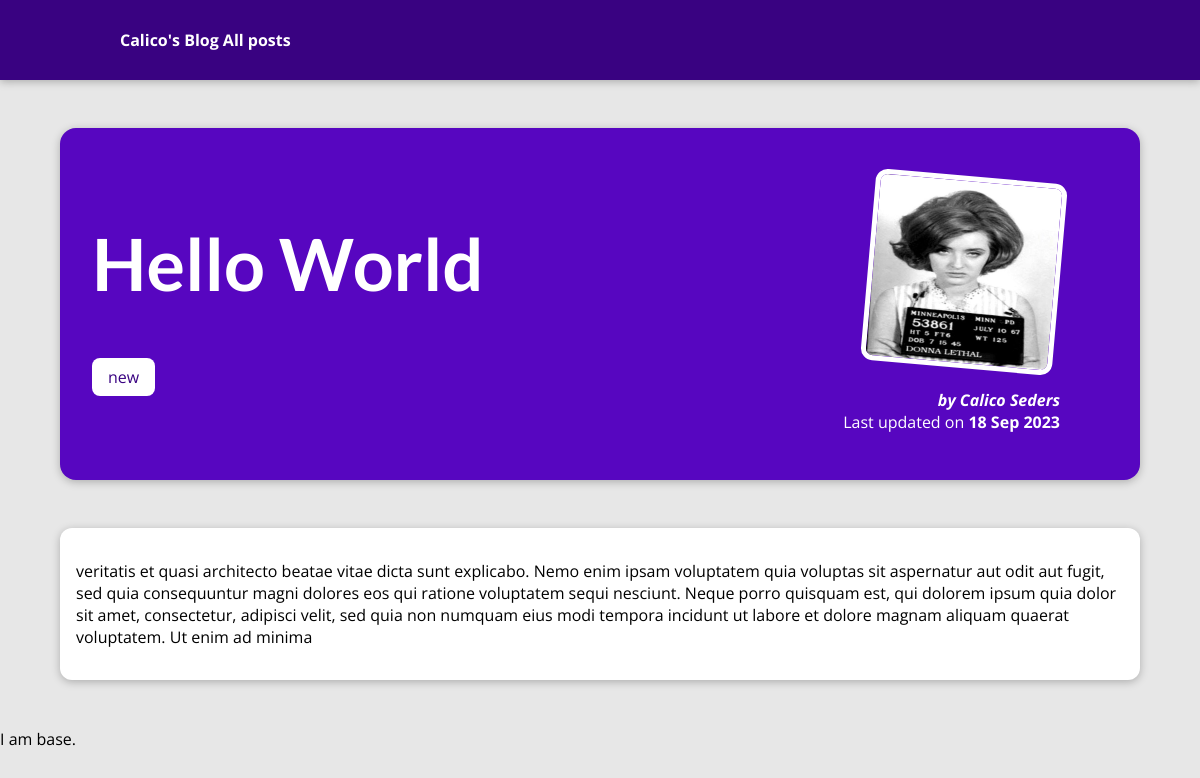
Screenshot of /posts/hello-world with the database file from the repository.
### blog/models.py (models this page shows, shortened)
class Post(models.Model):
  title = models.CharField(max_length=150)
  excerpt = models.CharField(max_length=200)
  image_name = models.CharField(max_length=100)
  date = models.DateField(auto_now=True)
  slug = models.SlugField(unique=True, db_index=True)
  content = models.TextField(validators=[MinLengthValidator(10)])
  author = models.ForeignKey(Author, on_delete=models.SET_NULL, null=True, related_name="posts")
  tags = models.ManyToManyField(Tag)

class Tag(models.Model):
  caption = models.CharField(max_length=20)

class Author(models.Model):
  first_name = models.CharField(max_length=100)
  last_name = models.CharField(max_length=100)
  email = models.EmailField()
  def full_name(self):
    return f"{self.first_name} {self.last_name}"
  def __str__(self):
    return self.full_name()

### blog/views.py (the view)
# urls.py: path("posts/<slug:slug>", views.post_detail, name="post-detail")
def post_detail(request, slug):
  post = get_object_or_404(Post, slug=slug)
  return render(request, "blog/post.html", {
    "post": post,
    "tags": post.tags.all()
  })

### blog/templates/blog/post.html (shortened to what this page needs)
{% extends "base.html" %}
{% load static %}
{% block css_files %}
  <link rel="stylesheet" href="{% static "blog/post.css" %}" />
{% endblock %}
{% block content %}
<section id="summary">
  <h2>{{post.title}}</h2>
  <div>
    {% for tag in tags %}
      <span class="tag">{{ tag.caption }}</span>
    {% endfor %}
  </div>
  <article>
    <img src="{% static "blog/images/"|add:post.image_name %}" alt="{{ post.title }}" />
    <address>by {{ post.author }}</address>
    <div>Last updated on <time>{{ post.date|date:"d M Y"}}</time></div>
  </article>
</section>
<main>
  {{ post.content|linebreaks }}
</main>
{% endblock %}

### static/app.css (style rules this page uses)
* { box-sizing: border-box; }
html { font-family: 'Open Sans', 'Lato', sans-serif; }
body { margin: 0; }
h1, h2, h3 { font-family: 'Lato', sans-serif; font-weight: bold; }

### blog/static/blog/post.css (style rules this page uses)
body { background-color: #e7e7e7; }
#summary { margin: 8rem auto 3rem auto; padding: 2rem; width: 90%; max-width: 90rem; border-radius: 16px; background-color: #5706c0; position: relative; box-shadow: 0 2px 8px rgba(0, 0, 0, 0.25); height: 22rem; }
#summary h2 { color: white; font-size: 4.5rem; }
#summary article { position: absolute; top: 2rem; right: 3rem; padding: 1rem 2rem; border-radius: 12px; text-align: right; color: white; }
#summary article img { width: 12rem; height: 12rem; border-radius: 12px; transform: rotateZ(5deg); border: 5px solid white; margin-bottom: 1rem; }
#summary address { font-weight: bold; }
#summary time { font-weight: bold; }
main { width: 90%; max-width: 90rem; margin: 3rem auto; background-color: white; padding: 1rem; border-radius: 12px; box-shadow: 0 2px 8px rgba(0, 0, 0, 0.25); }
.tag { background-color: white; color: #390281; padding: .5rem 1rem; border-radius: 8px; }

### rows the page displays
Post: title "Hello World", image_name (picture), author "Calico Seders", date "18 Sep 2023", content "veritatis et quasi architecto beatae vitae dicta sunt explicabo. Nemo enim ipsam voluptatem quia voluptas sit aspernatur aut odit aut fugit, sed quia consequuntur magni dolores eos qui ratione voluptatem sequi nesciunt. Neque porro quisquam est, qui dolorem ipsum quia dolor sit amet, consectetur, adipisci velit, sed quia non numquam eius modi tempora incidunt ut labore et dolore magnam aliquam quaerat voluptatem. Ut enim ad minima"
Tag: caption "new"
